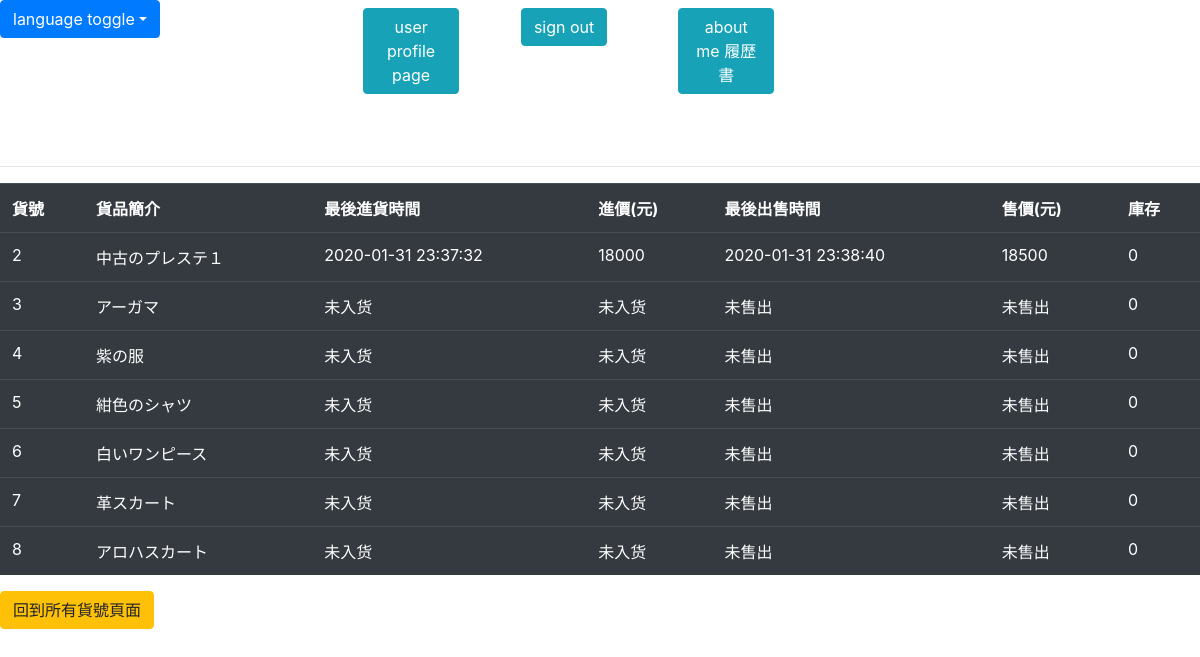
The app's page /html_statistic_template.php (signed in) with its own data.
### tables this page shows
CREATE TABLE `product` (
  `user_id` int(11) NOT NULL,
  `product_id` int(11) NOT NULL AUTO_INCREMENT,
  `buy_place` varchar(255) NOT NULL,
  `product_info` varchar(255) NOT NULL,
  `product_detail` varchar(255) DEFAULT NULL,
  `latitude` varchar(20) DEFAULT NULL,
  `longitude` varchar(20) DEFAULT NULL,
  PRIMARY KEY (`product_id`),
  KEY `FK_index` (`user_id`),
  CONSTRAINT `FK_index` FOREIGN KEY (`user_id`) REFERENCES `user` (`user_id`) ON DELETE CASCADE
);

### html_statistic_template.php (the view, shortened to what this page needs)
<html>
    <head>
        <link id='bootstrap' type='text/css' rel='stylesheet' href='bootstrap-4.4.1-dist/css/bootstrap.min.css'>
    </head>
    <body>
<?php
require_once("html_navibar_template.php");
$user_id=$_SESSION['user_id'];
require_once('login.php');
$query = 'select product_id from product where user_id = '.$user_id;
$stmt=$conn->query($query);
$rows=$stmt->fetch_all();
$product_id_array=array();
foreach($rows as $key0 => $subarray1){
  foreach($subarray1 as $key1 => $value1){
    $product_id_array[]=$value1;
  }
}
$date_purchase_array=array();
$purchase_cost_array=array();
foreach($product_id_array as $value){
  $query = 'select date_purchase,purchase_cost from purchase
    where product_id ='.$value.' and user_id = '.$user_id.
    ' order by date_purchase desc
    limit 1';
  $stmt=$conn->query($query);
  $row=$stmt->fetch_assoc();
  $date_purchase_array[$value]=$row['date_purchase'];
  $purchase_cost_array[$value]=$row['purchase_cost'];
}
$date_sold_array=array();
$price_array=array();
foreach($product_id_array as $value){
  $query = 'select date_sold,price from sale
    where product_id ='.$value.' and user_id = '.$user_id.
    ' order by date_sold desc
    limit 1';
  $stmt=$conn->query($query);
  $row=$stmt->fetch_assoc();
  $date_sold_array[$value]=$row['date_sold'];
  $price_array[$value]=$row['price'];
}
$remain_product_number=array();
foreach($product_id_array as $value){
  $query = "select a - b from
  (select sum(purchase_number) as a from purchase where product_id=".$value.") as c
  inner join (select count(sale_id) as b from sale where product_id =".$value.") as d";
  $stmt=$conn->query($query);
  $row=$stmt->fetch_assoc()['a - b'];
  $remain_product_number[$value]=$row;
}
echo "
  <table class='table table-dark'>
    <tr>
      <th scope='col'><span id='echo3'>貨號</span></th>
      <th scope='col'><span id='ech4'>貨品簡介</span></th>
      <th scope='col'><span id='echo5'>最後進貨時間</span></th>
      <th scope='col'><span id='echo6'>進價(元)</span></th>
      <th scope='col'><span id='echo7'>最後出售時間</span></th>
      <th scope='col'><span id='echo8'>售價(元)</span></th>
      <th scope='col'><span id='echo9'>庫存</span></th>
    </tr>";
foreach($product_id_array as $value){
  $query = "select product_id,product_info from product
    where user_id = ".$user_id." and product_id =".$value;
  $stmt=$conn->query($query);
  while($row=$stmt->fetch_assoc()){
    echo "<tr>";
    echo "<td scope='row'>$row[product_id]</td>";
    echo "<td scope='row'>$row[product_info]</td>";
    if($date_purchase_array[$value]==null){
      echo "<td scope='row'><span id='echo10'>未入货</span></td>";
    }else{
      echo "<td scope='row'>$date_purchase_array[$value]</td>";
    }
    if($purchase_cost_array[$value]==null){
      echo "<td scope='row'><span id='echo11'>未入货</span></td>";
    }else{
      echo "<td scope='row'>$purchase_cost_array[$value]</td>";
    }
    if($date_sold_array[$value]==null){
      echo "<td scope='row'><span id='echo12'>未售出</span></td>";
    }else{
      echo "<td scope='row'>$date_sold_array[$value]</td>";
    }
    if($price_array[$value]==null){
      echo "<td scope='row'><span id='echo13'>未售出</span></td>";
    }else{
      echo "<td scope='row'>$price_array[$value]</td>";
    }
    if($remain_product_number[$value]!=null){
      echo "<td scope='row'>$remain_product_number[$value]</td>";
    }
    if($remain_product_number[$value]==null&&$remain_product_number[$value]==0){
      echo "<td scope='row'>0</td>";
    }
  }
    echo "</tr>";
}
  echo "</table>";
?>
        <a class='btn btn-warning' href='html_showallproduct_template.php' id='echo80'>回到所有貨號頁面</a>
    </body>
</html>

### records on screen
product: product_id "2", product_info "中古のプレステ１", value "2020-01-31 23:37:32", value "18000", value "2020-01-31 23:38:40", value "18500", value "0"
product: product_id "3", product_info "アーガマ", shows "未入货", shows "未售出", shows "0"
product: product_id "4", product_info "紫の服", shows "未入货", shows "未售出", shows "0"
product: product_id "5", product_info "紺色のシャツ", shows "未入货", shows "未售出", shows "0"
product: product_id "6", product_info "白いワンピース", shows "未入货", shows "未售出", shows "0"
product: product_id "7", product_info "革スカート", shows "未入货", shows "未售出", shows "0"
product: product_id "8", product_info "アロハスカート", shows "未入货", shows "未售出", shows "0"
